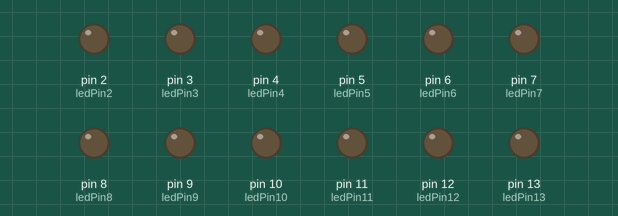
Simulated run of this sketch. Board: Arduino Uno, built with avr-gcc and run on an emulated ATmega328P. Parts: output pins drawn as LEDs (lit = HIGH).

Above: at 0.1 s.
At 10.1 s:
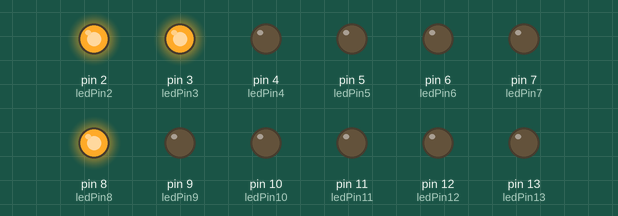
At 16.1 s:
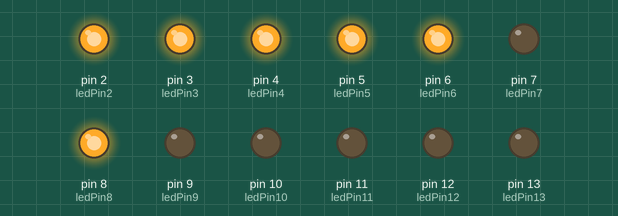
At 20.1 s:
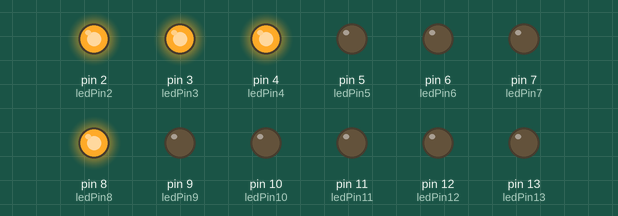
At 32.1 s:
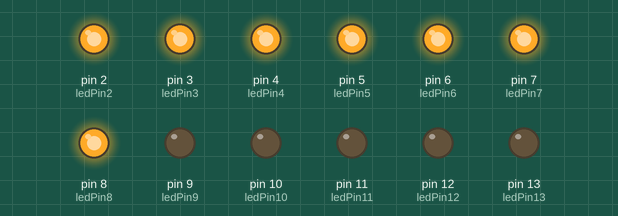
At 39.1 s:
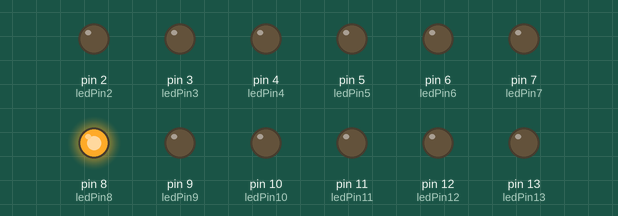
Timing chart, 0 to 40.0 s (numbered marks = the images above):
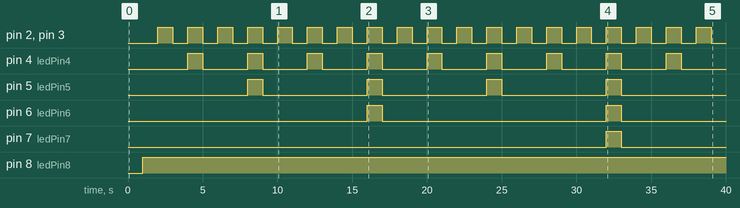

Measured:
- by itself, pin 2 (ledPin2), pin 3 (ledPin3): alternates HIGH for 1.0 s and LOW for 1.0 s
- by itself, pin 4 (ledPin4): alternates HIGH for 1.0 s and LOW for 3.0 s
- by itself, pin 5 (ledPin5): alternates HIGH for 1.0 s and LOW for 7.0 s
- by itself, pin 6 (ledPin6): alternates HIGH for 1.0 s and LOW for 15.0 s
- by itself, pin 7 (ledPin7): LOW → HIGH at 32.0 s, → LOW 1.0 s later
- by itself, pin 8 (ledPin8): LOW → HIGH at 1.0 s

The sketch:

BinaryClock.ino
```cpp
/* Binary Clock

    Keeps time and displays the time in binary using LEDs

    Circuit:
    *LEDs attached to pins

    Created 2012
    by Mitch Fynaardt
    mod-ed 25 Feb 2012
    Private domain*/

// constants won't change. Used here to
// set pin numbers:
// minutes pins
const int ledPin13 = 13;
const int ledPin12 = 12;
const int ledPin11 = 11;
const int ledPin10 = 10;
const int ledPin9 = 9;
const int ledPin8 = 8;

// seconds pins
const int ledPin7 = 7;
const int ledPin6 = 6;
const int ledPin5 = 5;
const int ledPin4 = 4;
const int ledPin3 = 3;
const int ledPin2 = 2;

// Variables will change:
long previousSeconds = 0;          // store last time LED was updated
int minutesCounter = 0;
int secondsCounter = 0;
int pin2State = LOW;              // initialize pin states to LOW
int pin3State = LOW;
int pin4State = LOW;
int pin5State = LOW;
int pin6State = LOW;
int pin7State = LOW;
int pin8State = LOW;
int pin9State = LOW;
int pin10State = LOW;
int pin11State = LOW;
int pin12State = LOW;
int pin13State = LOW;

long interval = 1;      // define the interval to be 1 second in length

void setup() {
    // set the digi pins as output:
    // minutes pins
    pinMode(ledPin13, OUTPUT);
    pinMode(ledPin12, OUTPUT);
    pinMode(ledPin11, OUTPUT);
    pinMode(ledPin10, OUTPUT);
    pinMode(ledPin9, OUTPUT);
    pinMode(ledPin8, OUTPUT);

    // seconds pins
    pinMode(ledPin7, OUTPUT);
    pinMode(ledPin6, OUTPUT);
    pinMode(ledPin5, OUTPUT);
    pinMode(ledPin4, OUTPUT);
    pinMode(ledPin3, OUTPUT);
    pinMode(ledPin2, OUTPUT);

    // initialize pin states
    pin2State = LOW;
    pin3State = LOW;
    pin4State = LOW;
    pin5State = LOW;
    pin6State = LOW;
    pin7State = LOW;
    pin8State = LOW;
    pin9State = LOW;
    pin10State = LOW;
    pin11State = LOW;
    pin12State = LOW;
    pin13State = LOW;

  }

  void loop() {
    // constantly running code
   unsigned long currentSeconds = millis()/1000;
   if(currentSeconds - previousSeconds >= interval) {
     previousSeconds = currentSeconds;
     secondsCounter++;

       /* pin2State = switchPinState(pin2State);
        pin3State = switchPinState(pin3State);
        pin4State = switchPinState(pin4State);
        pin5State = switchPinState(pin5State);
        pin6State = switchPinState(pin6State);
        pin7State = switchPinState(pin7State);
        pin8State = switchPinState(pin8State);
        pin9State = switchPinState(pin9State);
        pin10State = switchPinState(pin10State);
        pin11State = switchPinState(pin11State);
        pin12State = switchPinState(pin12State);
        pin13State = switchPinState(pin13State);*/

         // if on an even minute evaluate minute LEDs
        if( currentSeconds % 60 <= 1) {
            minutesCounter++;              //add a minute to the count to use as a multiplier

            if( minutesCounter == 60) {
               minutesCounter = 0;

               /* reinitialize minutes lights */

            } else {
              // eigth pin state
              pin8State = switchPinState(pin8State);

              // 9th pin state
              if( minutesCounter % 2 == 0) {
                  pin9State = switchPinState(pin9State);
              }
              // 10th pin state
              if( minutesCounter % 4 == 0) {
                pin10State = switchPinState(pin10State);
              }
              // 11th pin state
              if( minutesCounter % 8 == 0) {
                  pin11State = switchPinState(pin11State);
              }
              // 12th pin state
              if( minutesCounter % 16 == 0) {
                  pin12State = switchPinState(pin12State);
              }
              // sixth pin state
              if( minutesCounter % 32 == 0) {
                  pin13State = switchPinState(pin13State);
              }
              // reset seconds counter pins for next minute

            //possible edit
              pin2State = LOW;
              pin3State = LOW;
              pin4State = LOW;
              pin5State = LOW;
              pin6State = LOW;
              pin7State = LOW;
          }
        } else {
            if( secondsCounter >= 60) {
              secondsCounter = 1;
            }

              // lowest pin state
              pin2State = switchPinState(pin2State);

              // second pin state
              if( currentSeconds > 0) {
                if( secondsCounter % 2 <= 1) {
                    pin3State = switchPinState(pin3State);
                }
                // third pin state
                if( secondsCounter % 4 <= 1) {
                    pin4State = switchPinState(pin4State);
                }
                // fourth pin state
                if( secondsCounter % 8 <= 1) {
                    pin5State = switchPinState(pin5State);
                }
                // fifth pin state
                if( secondsCounter % 16 <= 1) {
                    pin6State = switchPinState(pin6State);
                }
                // sixth pin state
                if( secondsCounter % 32 <= 1) {
                    pin7State = switchPinState(pin7State);
                }
              }

        }

          // set each LED with the ledState of each variable:
          digitalWrite(ledPin2, pin2State);
          digitalWrite(ledPin3, pin3State);
          digitalWrite(ledPin4, pin4State);
          digitalWrite(ledPin5, pin5State);
          digitalWrite(ledPin6, pin6State);
          digitalWrite(ledPin7, pin7State);
          digitalWrite(ledPin8, pin8State);
          digitalWrite(ledPin9, pin9State);
          digitalWrite(ledPin10, pin10State);
          digitalWrite(ledPin11, pin11State);
          digitalWrite(ledPin12, pin12State);
          digitalWrite(ledPin13, pin13State);
    }
  }

int switchPinState(int pinState) {
    if(pinState == LOW) {
       return HIGH;
    }
    else {
        return LOW;
    }
}
```
